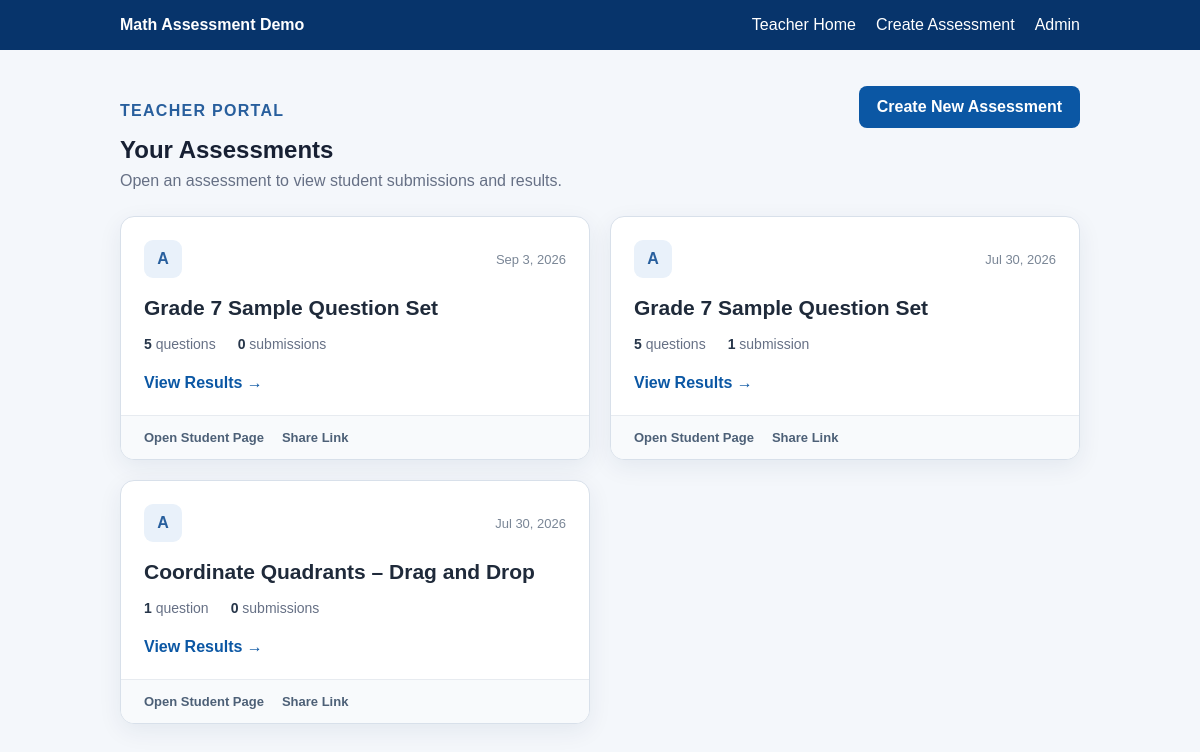
Before: / with the older database file.
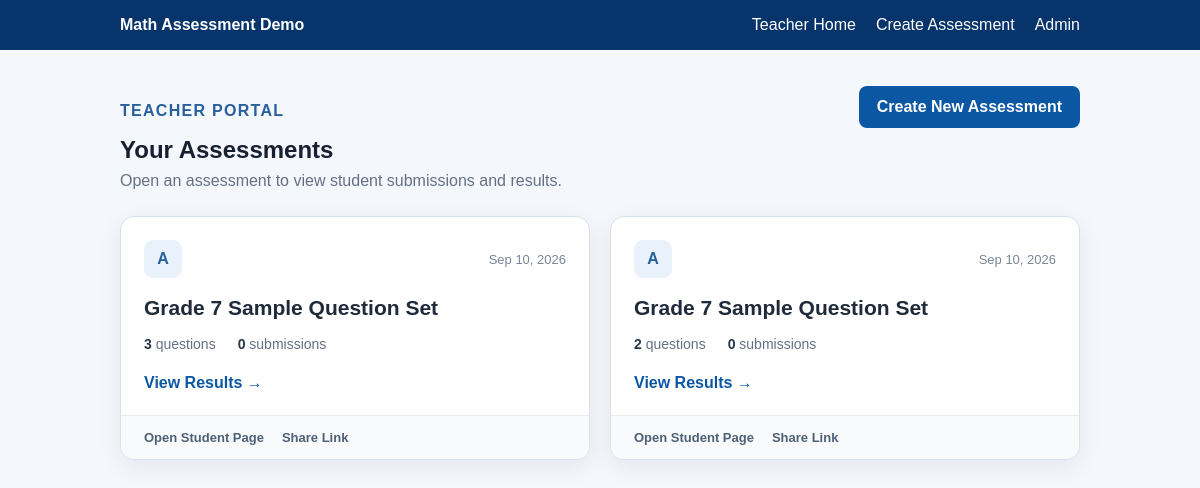
After: the same page with the newer database file.
### assessments/models.py (models this page shows, shortened)
class QuestionSet(models.Model):
    title = models.CharField("Question set title", max_length=200)
    public_id = models.UUIDField(default=uuid.uuid4, unique=True, editable=False)
    questions = models.ManyToManyField(Question, through="QuestionSetItem")
    created_at = models.DateTimeField("Created at", auto_now_add=True)

### assessments/views.py (the view)
# urls.py: path("", views.home, name="home"),
def home(request):
    question_sets = (
        QuestionSet.objects
        .annotate(
            question_count=Count("items", distinct=True),
            submission_count=Count("submissions", distinct=True),
        )
        .order_by("-created_at")
    )
    return render(request, "assessments/teacher_home.html", {
        "question_sets": question_sets,
    })

### templates/assessments/teacher_home.html (shortened to what this page needs)
{% extends 'assessments/base.html' %}
{% block content %}
<section class="teacher-dashboard">
  <div class="dashboard-header">
    <div>
      <p class="eyebrow">Teacher Portal</p>
      <h1>Your Assessments</h1>
      <p>Open an assessment to view student submissions and results.</p>
    </div>
    <a class="button-link" href="{% url 'teacher_create_set' %}">Create New Assessment</a>
  </div>
  {% if question_sets %}
    <div class="assessment-grid">
      {% for question_set in question_sets %}
        <article class="assessment-card">
          <a class="assessment-card-main" href="{% url 'teacher_set_results' question_set.public_id %}">
            <div class="assessment-card-top">
              <span class="assessment-icon">A</span>
              <span class="assessment-date">{{ question_set.created_at|date:"M j, Y" }}</span>
            </div>
            <h2>{{ question_set.title }}</h2>
            <div class="assessment-stats">
              <span><strong>{{ question_set.question_count }}</strong> question{{ question_set.question_count|pluralize }}</span>
              <span><strong>{{ question_set.submission_count }}</strong> submission{{ question_set.submission_count|pluralize }}</span>
            </div>
            <span class="view-results-label">View Results →</span>
          </a>
          <div class="assessment-card-actions">
            <a href="{% url 'student_take_set' question_set.public_id %}" target="_blank" rel="noopener">Open Student Page</a>
            <a href="{% url 'teacher_set_created' question_set.public_id %}">Share Link</a>
          </div>
        </article>
      {% endfor %}
    </div>
  {% else %}
    <div class="card empty-dashboard">
      <h2>No assessments yet</h2>
      <p>Create your first assessment by selecting questions from the question bank.</p>
      <a class="button-link" href="{% url 'teacher_create_set' %}">Create Assessment</a>
    </div>
  {% endif %}
</section>
{% endblock %}

### templates/assessments/base.html (shortened to what this page needs)
{% load static %}
<!doctype html>
<html lang="en">
<head>
  <link rel="stylesheet" href="{% static 'assessments/css/app.css' %}">
</head>
<body class="{% block body_class %}{% endblock %}">
<header class="topbar">
  <div class="container nav">
    <a href="{% url 'home' %}" class="brand">Math Assessment Demo</a>
    <nav class="nav-links">
      <a href="{% url 'home' %}">Teacher Home</a>
      <a href="{% url 'teacher_create_set' %}">Create Assessment</a>
      <a href="/admin/">Admin</a>
    </nav>
  </div>
</header>
<main class="container">
  {% block content %}{% endblock %}
</main>
</body>
</html>

### static/assessments/css/app.css (style rules this page uses)
:root { font-family: Arial, "Noto Sans TC", sans-serif; color: #172033; background: #f4f7fb; }
* { box-sizing: border-box; }
body { margin: 0; }
.container { width: min(960px, calc(100% - 32px)); margin: 0 auto; }
.topbar { background: #07346b; color: white; padding: 16px 0; }
.nav { display: flex; justify-content: space-between; align-items: center; }
.nav a { color: white; text-decoration: none; }
.brand { font-weight: 700; }
main { padding: 36px 0; }
.eyebrow { color: #285f9d; text-transform: uppercase; font-weight: 700; letter-spacing: .08em; }
h1 { margin-top: 6px; }
button, .button-link { display: inline-block; border: 0; background: #0b57a4; color: white; padding: 12px 18px; border-radius: 8px; font-weight: 700; text-decoration: none; cursor: pointer; }
.nav-links { display: flex; align-items: center; gap: 20px; }
.teacher-dashboard { padding-bottom: 50px; }
.dashboard-header { display: flex; justify-content: space-between; gap: 24px; align-items: flex-start; margin-bottom: 26px; }
.dashboard-header h1 { margin-bottom: 8px; }
.dashboard-header p:last-child { margin: 0; color: #667085; }
.assessment-grid { display: grid; grid-template-columns: repeat(2, minmax(0, 1fr)); gap: 20px; }
.assessment-card { overflow: hidden; border: 1px solid #d8e0ea; border-radius: 14px; background: #fff; box-shadow: 0 7px 24px rgba(20,44,80,.07); transition: transform .15s ease, box-shadow .15s ease; }
.assessment-card-main { display: block; padding: 23px; color: inherit; text-decoration: none; }
.assessment-card-top { display: flex; justify-content: space-between; gap: 16px; align-items: center; }
.assessment-icon { width: 38px; height: 38px; display: grid; place-items: center; border-radius: 9px; background: #e9f1fa; color: #285f9d; font-weight: 800; }
.assessment-date { color: #7a8696; font-size: 13px; }
.assessment-card h2 { margin: 18px 0 16px; color: #1f2a3a; font-size: 21px; }
.assessment-stats { display: flex; flex-wrap: wrap; gap: 10px 22px; color: #667085; font-size: 14px; }
.assessment-stats strong { color: #27364a; }
.view-results-label { display: inline-block; margin-top: 22px; color: #0b57a4; font-weight: 750; }
.assessment-card-actions { display: flex; gap: 18px; padding: 14px 23px; border-top: 1px solid #e7ebf0; background: #f8fafc; }
.assessment-card-actions a { color: #4d6077; text-decoration: none; font-size: 13px; font-weight: 700; }

Changed rows visible on the page:
removed QuestionSet: created_at "Sep 3, 2026", title "Grade 7 Sample Question Set", question_count "5", submission_count "0"
changed QuestionSet (number 1 of 2 on the later page): created_at "Jul 30, 2026" → "Sep 10, 2026"; question_count "5" → "3"; submission_count "1" → "0"
changed QuestionSet (number 2 of 2 on the later page): created_at "Jul 30, 2026" → "Sep 10, 2026"; title "Coordinate Quadrants – Drag and Drop" → "Grade 7 Sample Question Set"; question_count "1" → "2"
